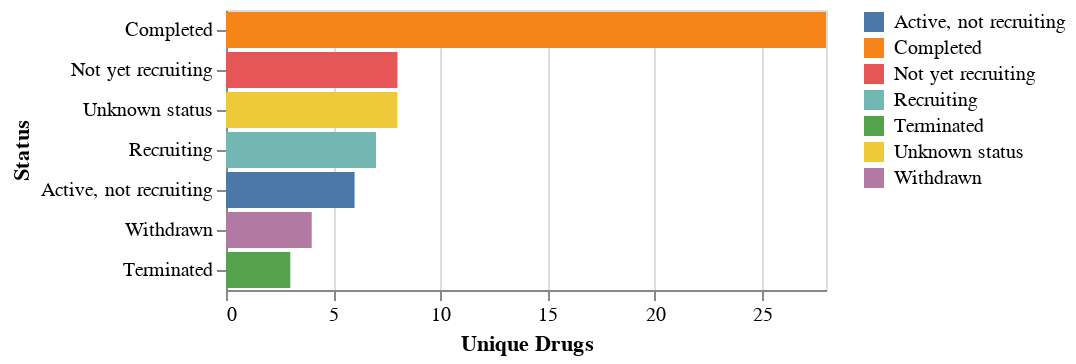

Here is the notebook cell this chart was saved with:
### Markdown cell above
## Remove Unnecesary Titles

Many times, I find titles unnecessary or not-presentation ready. 

For such cases, it's very easy to modify encoding channel titles (e.g. axis titles, legend titles) in Altair.

Use `.title()` after each encoding definition.

### Code cell
import altair as alt

fig = (
    alt.Chart(df).mark_bar().encode(
        x=alt.X("distinct(drugId):Q").title("Unique Drugs"),
        y=alt.Y("status:N").sort("-x").title("Status"),
        color=alt.Color("status:N").title(None),
        tooltip=[
            "distinct(drugId):Q", 
            "status:N"
        ]
    )
)

fig

### Figure 1 — Vega-Lite specification as saved in the notebook (floating-point values rounded to 4 significant figures)
{"config": {"view": {"continuousWidth": 300, "continuousHeight": 300}}, "data": {"name": "data-d8b010d8a623bfd2a3ba7a368b00fc84"}, "mark": {"type": "bar"}, "encoding": {"color": {"field": "status", "title": null, "type": "nominal"}, "tooltip": [{"aggregate": "distinct", "field": "drugId", "type": "quantitative"}, {"field": "status", "type": "nominal"}], "x": {"aggregate": "distinct", "field": "drugId", "title": "Unique Drugs", "type": "quantitative"}, "y": {"field": "status", "sort": "-x", "title": "Status", "type": "nominal"}}, "$schema": "https://vega.github.io/schema/vega-lite/v5.15.1.json", "datasets": {"data-d8b010d8a623bfd2a3ba7a368b00fc84": [{"diseaseId": "EFO_0004194", "diseaseName": "IGA glomerulonephritis", "drugId": "CHEMBL429910", "drugName": "DAPAGLIFLOZIN", "type": "Small molecule", "mechanismOfAction": "Sodium/glucose cotransporter 2 inhibitor", "actionType": "Inhibitor", "symbol": "SLC5A2", "name": "solute carrier family 5 member 2", "phase": 4, "status": "Not yet recruiting", "source": "https://clinicaltrials.gov/ct2/show/NCT04662723"}, {"diseaseId": "EFO_0004194", "diseaseName": "IGA glomerulonephritis", "drugId": "CHEMBL1168", "drugName": "RAMIPRIL", "type": "Small molecule", "mechanismOfAction": "Angiotensin-converting enzyme inhibitor", "actionType": "Inhibitor", "symbol": "ACE", "name": "angiotensin I converting enzyme", "phase": 4, "status": "Not yet recruiting", "source": "https://clinicaltrials.gov/ct2/show/NCT04662723"}, {"diseaseId": "EFO_0004194", "diseaseName": "IGA glomerulonephritis", "drugId": "CHEMBL1535", "drugName": "HYDROXYCHLOROQUINE", "type": "Small molecule", "mechanismOfAction": "Toll-like receptor 7 antagonist", "actionType": "Antagonist", "symbol": "TLR7", "name": "toll like receptor 7", "phase": 4, "status": "Completed", "source": "https://clinicaltrials.gov/ct2/show/NCT02351752"}, {"diseaseId": "EFO_0004194", "diseaseName": "IGA glomerulonephritis", "drugId": "CHEMBL1639", "drugName": "ALISKIREN", "type": "Small molecule", "mechanismOfAction": "Renin inhibitor", "actionType": "Inhibitor", "symbol": "REN", "name": "renin", "phase": 4, "status": "Completed", "source": "https://clinicaltrials.gov/ct2/show/NCT00922311"}, {"diseaseId": "EFO_0004194", "diseaseName": "IGA glomerulonephritis", "drugId": "CHEMBL4594217", "drugName": "CANAGLIFLOZIN", "type": "Small molecule", "mechanismOfAction": "Sodium/glucose cotransporter 2 inhibitor", "actionType": "Inhibitor", "symbol": "SLC5A2", "name": "solute carrier family 5 member 2", "phase": 4, "status": "Not yet recruiting", "source": "https://clinicaltrials.gov/ct2/show/NCT04662723"}, {"diseaseId": "EFO_0004194", "diseaseName": "IGA glomerulonephritis", "drugId": "CHEMBL1535", "drugName": "HYDROXYCHLOROQUINE", "type": "Small molecule", "mechanismOfAction": "Toll-like receptor 9 antagonist", "actionType": "Antagonist", "symbol": "TLR9", "name": "toll like receptor 9", "phase": 4, "status": "Completed", "source": "https://clinicaltrials.gov/ct2/show/NCT02351752"}, {"diseaseId": "EFO_0004194", "diseaseName": "IGA glomerulonephritis", "drugId": "CHEMBL578", "drugName": "ENALAPRIL", "type": "Small molecule", "mechanismOfAction": "Angiotensin-converting enzyme inhibitor", "actionType": "Inhibitor", "symbol": "ACE", "name": "angiotensin I converting enzyme", "phase": 4, "status": "Completed", "source": "https://clinicaltrials.gov/ct2/show/NCT00367562"}, {"diseaseId": "EFO_0004194", "diseaseName": "IGA glomerulonephritis", "drugId": "CHEMBL1456", "drugName": "MYCOPHENOLATE MOFETIL", "type": "Small molecule", "mechanismOfAction": "Inosine-5'-monophosphate dehydrogenase (IMPDH) inhibitor", "actionType": "Inhibitor", "symbol": "IMPDH1", "name": "inosine monophosphate dehydrogenase 1", "phase": 4, "status": "Unknown status", "source": "https://clinicaltrials.gov/ct2/show/NCT02981212"}, {"diseaseId": "EFO_0004194", "diseaseName": "IGA glomerulonephritis", "drugId": "CHEMBL1069", "drugName": "VALSARTAN", "type": "Small molecule", "mechanismOfAction": "Type-1 angiotensin II receptor antagonist", "actionType": "Antagonist", "symbol": "AGTR1", "name": "angiotensin II receptor type 1", "phase": 4, "status": "Unknown status", "source": "https://clinicaltrials.gov/ct2/show/NCT02765594"}, {"diseaseId": "EFO_0004194", "diseaseName": "IGA glomerulonephritis", "drugId": "CHEMBL1690", "drugName": "HYDROXYCHLOROQUINE SULFATE", "type": "Small molecule", "mechanismOfAction": "Toll-like receptor 7 antagonist", "actionType": "Antagonist", "symbol": "TLR7", "name": "toll like receptor 7", "phase": 4, "status": "Completed", "source": "https://clinicaltrials.gov/ct2/show/NCT02351752"}, {"diseaseId": "EFO_0004194", "diseaseName": "IGA glomerulonephritis", "drugId": "CHEMBL1535", "drugName": "HYDROXYCHLOROQUINE", "type": "Small molecule", "mechanismOfAction": "Toll-like receptor 9 antagonist", "actionType": "Antagonist", "symbol": "TLR9", "name": "toll like receptor 9", "phase": 4, "status": "Unknown status", "source": "https://clinicaltrials.gov/ct2/show/NCT02765594"}, {"diseaseId": "EFO_0004194", "diseaseName": "IGA glomerulonephritis", "drugId": "CHEMBL608", "drugName": "PROBUCOL", "type": "Small molecule", "mechanismOfAction": "ATP-binding cassette sub-family A member 1 inhibitor", "actionType": "Inhibitor", "symbol": "ABCA1", "name": "ATP binding cassette subfamily A member 1", "phase": 4, "status": "Completed", "source": "https://clinicaltrials.gov/ct2/show/NCT00426348"}, {"diseaseId": "EFO_0004194", "diseaseName": "IGA glomerulonephritis", "drugId": "CHEMBL191", "drugName": "LOSARTAN", "type": "Small molecule", "mechanismOfAction": "Type-1 angiotensin II receptor antagonist", "actionType": "Antagonist", "symbol": "AGTR1", "name": "angiotensin II receptor type 1", "phase": 4, "status": "Unknown status", "source": "https://clinicaltrials.gov/ct2/show/NCT02231125"}, {"diseaseId": "EFO_0004194", "diseaseName": "IGA glomerulonephritis", "drugId": "CHEMBL635", "drugName": "PREDNISONE", "type": "Small molecule", "mechanismOfAction": "Glucocorticoid receptor agonist", "actionType": "Agonist", "symbol": "NR3C1", "name": "nuclear receptor subfamily 3 group C member 1", "phase": 4, "status": "Unknown status", "source": "https://clinicaltrials.gov/ct2/show/NCT01758120"}, {"diseaseId": "EFO_0004194", "diseaseName": "IGA glomerulonephritis", "drugId": "CHEMBL1690", "drugName": "HYDROXYCHLOROQUINE SULFATE", "type": "Small molecule", "mechanismOfAction": "Toll-like receptor 9 antagonist", "actionType": "Antagonist", "symbol": "TLR9", "name": "toll like receptor 9", "phase": 4, "status": "Unknown status", "source": "https://clinicaltrials.gov/ct2/show/NCT02765594"}, {"diseaseId": "EFO_0004194", "diseaseName": "IGA glomerulonephritis", "drugId": "CHEMBL1690", "drugName": "HYDROXYCHLOROQUINE SULFATE", "type": "Small molecule", "mechanismOfAction": "Toll-like receptor 9 antagonist", "actionType": "Antagonist", "symbol": "TLR9", "name": "toll like receptor 9", "phase": 4, "status": "Completed", "source": "https://clinicaltrials.gov/ct2/show/NCT02351752"}, {"diseaseId": "EFO_0004194", "diseaseName": "IGA glomerulonephritis", "drugId": "CHEMBL1201576", "drugName": "RITUXIMAB", "type": "Antibody", "mechanismOfAction": "B-lymphocyte antigen CD20 binding agent", "actionType": "Binding agent", "symbol": "MS4A1", "name": "membrane spanning 4-domains A1", "phase": 4, "status": "Recruiting", "source": "https://clinicaltrials.gov/ct2/show/NCT04525729"}, {"diseaseId": "EFO_0004194", "diseaseName": "IGA glomerulonephritis", "drugId": "CHEMBL1069", "drugName": "VALSARTAN", "type": "Small molecule", "mechanismOfAction": "Type-1 angiotensin II receptor antagonist", "actionType": "Antagonist", "symbol": "AGTR1", "name": "angiotensin II receptor type 1", "phase": 4, "status": "Completed", "source": "https://clinicaltrials.gov/ct2/show/NCT00367562,https://clinicaltrials.gov/ct2/show/NCT00426348"}, {"diseaseId": "EFO_0004194", "diseaseName": "IGA glomerulonephritis", "drugId": "CHEMBL1456", "drugName": "MYCOPHENOLATE MOFETIL", "type": "Small molecule", "mechanismOfAction": "Inosine-5'-monophosphate dehydrogenase (IMPDH) inhibitor", "actionType": "Inhibitor", "symbol": "IMPDH2", "name": "inosine monophosphate dehydrogenase 2", "phase": 4, "status": "Completed", "source": "https://clinicaltrials.gov/ct2/show/NCT00863252"}, {"diseaseId": "EFO_0004194", "diseaseName": "IGA glomerulonephritis", "drugId": "CHEMBL635", "drugName": "PREDNISONE", "type": "Small molecule", "mechanismOfAction": "Glucocorticoid receptor agonist", "actionType": "Agonist", "symbol": "NR3C1", "name": "nuclear receptor subfamily 3 group C member 1", "phase": 4, "status": "Active, not recruiting", "source": "https://clinicaltrials.gov/ct2/show/NCT03218852"}, {"diseaseId": "EFO_0004194", "diseaseName": "IGA glomerulonephritis", "drugId": "CHEMBL1456", "drugName": "MYCOPHENOLATE MOFETIL", "type": "Small molecule", "mechanismOfAction": "Inosine-5'-monophosphate dehydrogenase (IMPDH) inhibitor", "actionType": "Inhibitor", "symbol": "IMPDH2", "name": "inosine monophosphate dehydrogenase 2", "phase": 4, "status": "Unknown status", "source": "https://clinicaltrials.gov/ct2/show/NCT02981212"}, {"diseaseId": "EFO_0004194", "diseaseName": "IGA glomerulonephritis", "drugId": "CHEMBL1201576", "drugName": "RITUXIMAB", "type": "Antibody", "mechanismOfAction": "B-lymphocyte antigen CD20 binding agent", "actionType": "Binding agent", "symbol": "MS4A1", "name": "membrane spanning 4-domains A1", "phase": 4, "status": "Unknown status", "source": "https://clinicaltrials.gov/ct2/show/NCT02571842"}, {"diseaseId": "EFO_0004194", "diseaseName": "IGA glomerulonephritis", "drugId": "CHEMBL1690", "drugName": "HYDROXYCHLOROQUINE SULFATE", "type": "Small molecule", "mechanismOfAction": "Toll-like receptor 7 antagonist", "actionType": "Antagonist", "symbol": "TLR7", "name": "toll like receptor 7", "phase": 4, "status": "Unknown status", "source": "https://clinicaltrials.gov/ct2/show/NCT02765594"}, {"diseaseId": "EFO_0004194", "diseaseName": "IGA glomerulonephritis", "drugId": "CHEMBL1201081", "drugName": "METHYLPREDNISOLONE SODIUM SUCCINATE", "type": "Small molecule", "mechanismOfAction": "Glucocorticoid receptor agonist", "actionType": "Agonist", "symbol": "NR3C1", "name": "nuclear receptor subfamily 3 group C member 1", "phase": 4, "status": "Completed", "source": "https://clinicaltrials.gov/ct2/show/NCT00755859"}, {"diseaseId": "EFO_0004194", "diseaseName": "IGA glomerulonephritis", "drugId": "CHEMBL1237", "drugName": "LISINOPRIL", "type": "Small molecule", "mechanismOfAction": "Angiotensin-converting enzyme inhibitor", "actionType": "Inhibitor", "symbol": "ACE", "name": "angiotensin I converting enzyme", "phase": 4, "status": "Not yet recruiting", "source": "https://clinicaltrials.gov/ct2/show/NCT04662723"}, {"diseaseId": "EFO_0004194", "diseaseName": "IGA glomerulonephritis", "drugId": "CHEMBL1201265", "drugName": "METHYLPREDNISOLONE HEMISUCCINATE", "type": "Small molecule", "mechanismOfAction": "Glucocorticoid receptor agonist", "actionType": "Agonist", "symbol": "NR3C1", "name": "nuclear receptor subfamily 3 group C member 1", "phase": 4, "status": "Completed", "source": "https://clinicaltrials.gov/ct2/show/NCT00755859"}, {"diseaseId": "EFO_0004194", "diseaseName": "IGA glomerulonephritis", "drugId": "CHEMBL1535", "drugName": "HYDROXYCHLOROQUINE", "type": "Small molecule", "mechanismOfAction": "Toll-like receptor 7 antagonist", "actionType": "Antagonist", "symbol": "TLR7", "name": "toll like receptor 7", "phase": 4, "status": "Unknown status", "source": "https://clinicaltrials.gov/ct2/show/NCT02765594"}, {"diseaseId": "EFO_0004194", "diseaseName": "IGA glomerulonephritis", "drugId": "CHEMBL1201576", "drugName": "RITUXIMAB", "type": "Antibody", "mechanismOfAction": "B-lymphocyte antigen CD20 binding agent", "actionType": "Binding agent", "symbol": "MS4A1", "name": "membrane spanning 4-domains A1", "phase": 4, "status": "Completed", "source": "https://clinicaltrials.gov/ct2/show/NCT00498368"}, {"diseaseId": "EFO_0004194", "diseaseName": "IGA glomerulonephritis", "drugId": "CHEMBL1456", "drugName": "MYCOPHENOLATE MOFETIL", "type": "Small molecule", "mechanismOfAction": "Inosine-5'-monophosphate dehydrogenase (IMPDH) inhibitor", "actionType": "Inhibitor", "symbol": "IMPDH1", "name": "inosine monophosphate dehydrogenase 1", "phase": 4, "status": "Completed", "source": "https://clinicaltrials.gov/ct2/show/NCT00863252"}, {"diseaseId": "EFO_0004194", "diseaseName": "IGA glomerulonephritis", "drugId": "CHEMBL2048484", "drugName": "CANAGLIFLOZIN", "type": "Small molecule", "mechanismOfAction": "Sodium/glucose cotransporter 2 inhibitor", "actionType": "Inhibitor", "symbol": "SLC5A2", "name": "solute carrier family 5 member 2", "phase": 4, "status": "Not yet recruiting", "source": "https://clinicaltrials.gov/ct2/show/NCT04662723"}, {"diseaseId": "EFO_0004194", "diseaseName": "IGA glomerulonephritis", "drugId": "CHEMBL191", "drugName": "LOSARTAN", "type": "Small molecule", "mechanismOfAction": "Type-1 angiotensin II receptor antagonist", "actionType": "Antagonist", "symbol": "AGTR1", "name": "angiotensin II receptor type 1", "phase": 4, "status": "Completed", "source": "https://clinicaltrials.gov/ct2/show/NCT01115426"}, {"diseaseId": "EFO_0004194", "diseaseName": "IGA glomerulonephritis", "drugId": "CHEMBL2107830", "drugName": "EMPAGLIFLOZIN", "type": "Small molecule", "mechanismOfAction": "Sodium/glucose cotransporter 2 inhibitor", "actionType": "Inhibitor", "symbol": "SLC5A2", "name": "solute carrier family 5 member 2", "phase": 4, "status": "Not yet recruiting", "source": "https://clinicaltrials.gov/ct2/show/NCT04662723"}, {"diseaseId": "EFO_0004194", "diseaseName": "IGA glomerulonephritis", "drugId": "CHEMBL191", "drugName": "LOSARTAN", "type": "Small molecule", "mechanismOfAction": "Type-1 angiotensin II receptor antagonist", "actionType": "Antagonist", "symbol": "AGTR1", "name": "angiotensin II receptor type 1", "phase": 4, "status": "Not yet recruiting", "source": "https://clinicaltrials.gov/ct2/show/NCT04662723"}, {"diseaseId": "EFO_0004194", "diseaseName": "IGA glomerulonephritis", "drugId": "CHEMBL1168", "drugName": "RAMIPRIL", "type": "Small molecule", "mechanismOfAction": "Angiotensin-converting enzyme inhibitor", "actionType": "Inhibitor", "symbol": "ACE", "name": "angiotensin I converting enzyme", "phase": 4, "status": "Completed", "source": "https://clinicaltrials.gov/ct2/show/NCT01115426"}, {"diseaseId": "EFO_0004194", "diseaseName": "IGA glomerulonephritis", "drugId": "CHEMBL846", "drugName": "CALCITRIOL", "type": "Small molecule", "mechanismOfAction": "Vitamin D receptor agonist", "actionType": "Agonist", "symbol": "VDR", "name": "vitamin D receptor", "phase": 4, "status": "Completed", "source": "https://clinicaltrials.gov/ct2/show/NCT00319761"}, {"diseaseId": "EFO_0004194", "diseaseName": "IGA glomerulonephritis", "drugId": "CHEMBL1542", "drugName": "AZATHIOPRINE", "type": "Small molecule", "mechanismOfAction": "Amidophosphoribosyltransferase inhibitor", "actionType": "Inhibitor", "symbol": "PPAT", "name": "phosphoribosyl pyrophosphate amidotransferase", "phase": 4, "status": "Completed", "source": "https://clinicaltrials.gov/ct2/show/NCT00755859"}, {"diseaseId": "EFO_0004194", "diseaseName": "IGA glomerulonephritis", "drugId": "CHEMBL1639", "drugName": "ALISKIREN", "type": "Small molecule", "mechanismOfAction": "Renin inhibitor", "actionType": "Inhibitor", "symbol": "REN", "name": "renin", "phase": 3, "status": "Completed", "source": "https://clinicaltrials.gov/ct2/show/NCT00870493"}, {"diseaseId": "EFO_0004194", "diseaseName": "IGA glomerulonephritis", "drugId": "CHEMBL1456", "drugName": "MYCOPHENOLATE MOFETIL", "type": "Small molecule", "mechanismOfAction": "Inosine-5'-monophosphate dehydrogenase (IMPDH) inhibitor", "actionType": "Inhibitor", "symbol": "IMPDH2", "name": "inosine monophosphate dehydrogenase 2", "phase": 3, "status": "Terminated", "source": "https://clinicaltrials.gov/ct2/show/NCT00318474"}, {"diseaseId": "EFO_0004194", "diseaseName": "IGA glomerulonephritis", "drugId": "CHEMBL191", "drugName": "LOSARTAN", "type": "Small molecule", "mechanismOfAction": "Type-1 angiotensin II receptor antagonist", "actionType": "Antagonist", "symbol": "AGTR1", "name": "angiotensin II receptor type 1", "phase": 3, "status": "Not yet recruiting", "source": "https://clinicaltrials.gov/ct2/show/NCT03357653"}, {"diseaseId": "EFO_0004194", "diseaseName": "IGA glomerulonephritis", "drugId": "CHEMBL9194", "drugName": "ATRASENTAN", "type": "Small molecule", "mechanismOfAction": "Endothelin receptor ET-A antagonist", "actionType": "Antagonist", "symbol": "EDNRA", "name": "endothelin receptor type A", "phase": 3, "status": "Recruiting", "source": "https://clinicaltrials.gov/ct2/show/NCT04573478"}, {"diseaseId": "EFO_0004194", "diseaseName": "IGA glomerulonephritis", "drugId": "CHEMBL4298195", "drugName": "NARSOPLIMAB", "type": "Antibody", "mechanismOfAction": "Mannan-binding lectin serine protease 2 inhibitor", "actionType": "Inhibitor", "symbol": "MASP2", "name": "MBL associated serine protease 2", "phase": 3, "status": "Recruiting", "source": "https://clinicaltrials.gov/ct2/show/NCT03608033"}, {"diseaseId": "EFO_0004194", "diseaseName": "IGA glomerulonephritis", "drugId": "CHEMBL1456", "drugName": "MYCOPHENOLATE MOFETIL", "type": "Small molecule", "mechanismOfAction": "Inosine-5'-monophosphate dehydrogenase (IMPDH) inhibitor", "actionType": "Inhibitor", "symbol": "IMPDH1", "name": "inosine monophosphate dehydrogenase 1", "phase": 3, "status": "Unknown status", "source": "https://clinicaltrials.gov/ct2/show/NCT02187900"}, {"diseaseId": "EFO_0004194", "diseaseName": "IGA glomerulonephritis", "drugId": "CHEMBL4594448", "drugName": "IPTACOPAN", "type": "Small molecule", "mechanismOfAction": "Complement factor B inhibitor", "actionType": "Inhibitor", "symbol": "CFB", "name": "complement factor B", "phase": 3, "status": "Recruiting", "source": "https://clinicaltrials.gov/ct2/show/NCT04578834,https://clinicaltrials.gov/ct2/show/NCT04557462"}, {"diseaseId": "EFO_0004194", "diseaseName": "IGA glomerulonephritis", "drugId": "CHEMBL131", "drugName": "PREDNISOLONE", "type": "Small molecule", "mechanismOfAction": "Glucocorticoid receptor agonist", "actionType": "Agonist", "symbol": "NR3C1", "name": "nuclear receptor subfamily 3 group C member 1", "phase": 3, "status": "Completed", "source": "https://clinicaltrials.gov/ct2/show/NCT00554502"}, {"diseaseId": "EFO_0004194", "diseaseName": "IGA glomerulonephritis", "drugId": "CHEMBL1201081", "drugName": "METHYLPREDNISOLONE SODIUM SUCCINATE", "type": "Small molecule", "mechanismOfAction": "Glucocorticoid receptor agonist", "actionType": "Agonist", "symbol": "NR3C1", "name": "nuclear receptor subfamily 3 group C member 1", "phase": 3, "status": "Completed", "source": "https://clinicaltrials.gov/ct2/show/NCT00657059"}, {"diseaseId": "EFO_0004194", "diseaseName": "IGA glomerulonephritis", "drugId": "CHEMBL635", "drugName": "PREDNISONE", "type": "Small molecule", "mechanismOfAction": "Glucocorticoid receptor agonist", "actionType": "Agonist", "symbol": "NR3C1", "name": "nuclear receptor subfamily 3 group C member 1", "phase": 3, "status": "Completed", "source": "https://clinicaltrials.gov/ct2/show/NCT00657059,https://clinicaltrials.gov/ct2/show/NCT01392833"}, {"diseaseId": "EFO_0004194", "diseaseName": "IGA glomerulonephritis", "drugId": "CHEMBL1456", "drugName": "MYCOPHENOLATE MOFETIL", "type": "Small molecule", "mechanismOfAction": "Inosine-5'-monophosphate dehydrogenase (IMPDH) inhibitor", "actionType": "Inhibitor", "symbol": "IMPDH2", "name": "inosine monophosphate dehydrogenase 2", "phase": 3, "status": "Completed", "source": "https://clinicaltrials.gov/ct2/show/NCT00657059"}, {"diseaseId": "EFO_0004194", "diseaseName": "IGA glomerulonephritis", "drugId": "CHEMBL131", "drugName": "PREDNISOLONE", "type": "Small molecule", "mechanismOfAction": "Glucocorticoid receptor agonist", "actionType": "Agonist", "symbol": "NR3C1", "name": "nuclear receptor subfamily 3 group C member 1", "phase": 3, "status": "Not yet recruiting", "source": "https://clinicaltrials.gov/ct2/show/NCT05510323"}, {"diseaseId": "EFO_0004194", "diseaseName": "IGA glomerulonephritis", "drugId": "CHEMBL2107877", "drugName": "BLISIBIMOD", "type": "Protein", "mechanismOfAction": "Tumor necrosis factor ligand superfamily member 13B inhibitor", "actionType": "Inhibitor", "symbol": "TNFSF13B", "name": "TNF superfamily member 13b", "phase": 3, "status": "Withdrawn", "source": "https://clinicaltrials.gov/ct2/show/NCT02052219"}, {"diseaseId": "EFO_0004194", "diseaseName": "IGA glomerulonephritis", "drugId": "CHEMBL1513", "drugName": "IRBESARTAN", "type": "Small molecule", "mechanismOfAction": "Type-1 angiotensin II receptor antagonist", "actionType": "Antagonist", "symbol": "AGTR1", "name": "angiotensin II receptor type 1", "phase": 3, "status": "Completed", "source": "https://clinicaltrials.gov/ct2/show/NCT00657059"}, {"diseaseId": "EFO_0004194", "diseaseName": "IGA glomerulonephritis", "drugId": "CHEMBL1456", "drugName": "MYCOPHENOLATE MOFETIL", "type": "Small molecule", "mechanismOfAction": "Inosine-5'-monophosphate dehydrogenase (IMPDH) inhibitor", "actionType": "Inhibitor", "symbol": "IMPDH1", "name": "inosine monophosphate dehydrogenase 1", "phase": 3, "status": "Completed", "source": "https://clinicaltrials.gov/ct2/show/NCT00657059"}, {"diseaseId": "EFO_0004194", "diseaseName": "IGA glomerulonephritis", "drugId": "CHEMBL650", "drugName": "METHYLPREDNISOLONE", "type": "Small molecule", "mechanismOfAction": "Glucocorticoid receptor agonist", "actionType": "Agonist", "symbol": "NR3C1", "name": "nuclear receptor subfamily 3 group C member 1", "phase": 3, "status": "Completed", "source": "https://clinicaltrials.gov/ct2/show/NCT01392833,https://clinicaltrials.gov/ct2/show/NCT00657059,https://clinicaltrials.gov/ct2/show/NCT00554502"}, {"diseaseId": "EFO_0004194", "diseaseName": "IGA glomerulonephritis", "drugId": "CHEMBL1513", "drugName": "IRBESARTAN", "type": "Small molecule", "mechanismOfAction": "Type-1 angiotensin II receptor antagonist", "actionType": "Antagonist", "symbol": "AGTR1", "name": "angiotensin II receptor type 1", "phase": 3, "status": "Active, not recruiting", "source": "https://clinicaltrials.gov/ct2/show/NCT03762850"}, {"diseaseId": "EFO_0004194", "diseaseName": "IGA glomerulonephritis", "drugId": "CHEMBL1201265", "drugName": "METHYLPREDNISOLONE HEMISUCCINATE", "type": "Small molecule", "mechanismOfAction": "Glucocorticoid receptor agonist", "actionType": "Agonist", "symbol": "NR3C1", "name": "nuclear receptor subfamily 3 group C member 1", "phase": 3, "status": "Completed", "source": "https://clinicaltrials.gov/ct2/show/NCT00657059"}, {"diseaseId": "EFO_0004194", "diseaseName": "IGA glomerulonephritis", "drugId": "CHEMBL539423", "drugName": "SPARSENTAN", "type": "Small molecule", "mechanismOfAction": "Endothelin receptor ET-A antagonist", "actionType": "Antagonist", "symbol": "EDNRA", "name": "endothelin receptor type A", "phase": 3, "status": "Active, not recruiting", "source": "https://clinicaltrials.gov/ct2/show/NCT03762850"}, {"diseaseId": "EFO_0004194", "diseaseName": "IGA glomerulonephritis", "drugId": "CHEMBL1542", "drugName": "AZATHIOPRINE", "type": "Small molecule", "mechanismOfAction": "Amidophosphoribosyltransferase inhibitor", "actionType": "Inhibitor", "symbol": "PPAT", "name": "phosphoribosyl pyrophosphate amidotransferase", "phase": 3, "status": "Completed", "source": "https://clinicaltrials.gov/ct2/show/NCT00554502,https://clinicaltrials.gov/ct2/show/NCT01392833"}, {"diseaseId": "EFO_0004194", "diseaseName": "IGA glomerulonephritis", "drugId": "CHEMBL191", "drugName": "LOSARTAN", "type": "Small molecule", "mechanismOfAction": "Type-1 angiotensin II receptor antagonist", "actionType": "Antagonist", "symbol": "AGTR1", "name": "angiotensin II receptor type 1", "phase": 3, "status": "Completed", "source": "https://clinicaltrials.gov/ct2/show/NCT02232776"}, {"diseaseId": "EFO_0004194", "diseaseName": "IGA glomerulonephritis", "drugId": "CHEMBL539423", "drugName": "SPARSENTAN", "type": "Small molecule", "mechanismOfAction": "Type-1 angiotensin II receptor antagonist", "actionType": "Antagonist", "symbol": "AGTR1", "name": "angiotensin II receptor type 1", "phase": 3, "status": "Active, not recruiting", "source": "https://clinicaltrials.gov/ct2/show/NCT03762850"}, {"diseaseId": "EFO_0004194", "diseaseName": "IGA glomerulonephritis", "drugId": "CHEMBL1456", "drugName": "MYCOPHENOLATE MOFETIL", "type": "Small molecule", "mechanismOfAction": "Inosine-5'-monophosphate dehydrogenase (IMPDH) inhibitor", "actionType": "Inhibitor", "symbol": "IMPDH1", "name": "inosine monophosphate dehydrogenase 1", "phase": 3, "status": "Terminated", "source": "https://clinicaltrials.gov/ct2/show/NCT00318474"}, {"diseaseId": "EFO_0004194", "diseaseName": "IGA glomerulonephritis", "drugId": "CHEMBL1200622", "drugName": "PARICALCITOL", "type": "Small molecule", "mechanismOfAction": "Vitamin D receptor agonist", "actionType": "Agonist", "symbol": "VDR", "name": "vitamin D receptor", "phase": 3, "status": "Withdrawn", "source": "https://clinicaltrials.gov/ct2/show/NCT00599963"}, {"diseaseId": "EFO_0004194", "diseaseName": "IGA glomerulonephritis", "drugId": "CHEMBL1456", "drugName": "MYCOPHENOLATE MOFETIL", "type": "Small molecule", "mechanismOfAction": "Inosine-5'-monophosphate dehydrogenase (IMPDH) inhibitor", "actionType": "Inhibitor", "symbol": "IMPDH2", "name": "inosine monophosphate dehydrogenase 2", "phase": 3, "status": "Unknown status", "source": "https://clinicaltrials.gov/ct2/show/NCT02187900"}, {"diseaseId": "EFO_0004194", "diseaseName": "IGA glomerulonephritis", "drugId": "CHEMBL650", "drugName": "METHYLPREDNISOLONE", "type": "Small molecule", "mechanismOfAction": "Glucocorticoid receptor agonist", "actionType": "Agonist", "symbol": "NR3C1", "name": "nuclear receptor subfamily 3 group C member 1", "phase": 3, "status": "Recruiting", "source": "https://clinicaltrials.gov/ct2/show/NCT04833374"}, {"diseaseId": "EFO_0004194", "diseaseName": "IGA glomerulonephritis", "drugId": "CHEMBL2107877", "drugName": "BLISIBIMOD", "type": "Protein", "mechanismOfAction": "Tumor necrosis factor ligand superfamily member 13B inhibitor", "actionType": "Inhibitor", "symbol": "TNFSF13B", "name": "TNF superfamily member 13b", "phase": 2, "status": "Completed", "source": "https://clinicaltrials.gov/ct2/show/NCT02062684"}, {"diseaseId": "EFO_0004194", "diseaseName": "IGA glomerulonephritis", "drugId": "CHEMBL1742986", "drugName": "ATACICEPT", "type": "Protein", "mechanismOfAction": "Tumor necrosis factor ligand superfamily member 13B inhibitor", "actionType": "Inhibitor", "symbol": "TNFSF13B", "name": "TNF superfamily member 13b", "phase": 2, "status": "Active, not recruiting", "source": "https://clinicaltrials.gov/ct2/show/NCT04716231"}, {"diseaseId": "EFO_0004194", "diseaseName": "IGA glomerulonephritis", "drugId": "CHEMBL1742986", "drugName": "ATACICEPT", "type": "Protein", "mechanismOfAction": "Tumor necrosis factor ligand superfamily member 13B inhibitor", "actionType": "Inhibitor", "symbol": "TNFSF13B", "name": "TNF superfamily member 13b", "phase": 2, "status": "Terminated", "source": "https://clinicaltrials.gov/ct2/show/NCT02808429"}, {"diseaseId": "EFO_0004194", "diseaseName": "IGA glomerulonephritis", "drugId": "CHEMBL4594448", "drugName": "IPTACOPAN", "type": "Small molecule", "mechanismOfAction": "Complement factor B inhibitor", "actionType": "Inhibitor", "symbol": "CFB", "name": "complement factor B", "phase": 2, "status": "Completed", "source": "https://clinicaltrials.gov/ct2/show/NCT03373461"}, {"diseaseId": "EFO_0004194", "diseaseName": "IGA glomerulonephritis", "drugId": "CHEMBL635", "drugName": "PREDNISONE", "type": "Small molecule", "mechanismOfAction": "Glucocorticoid receptor agonist", "actionType": "Agonist", "symbol": "NR3C1", "name": "nuclear receptor subfamily 3 group C member 1", "phase": 2, "status": "Completed", "source": "https://clinicaltrials.gov/ct2/show/NCT00004448"}, {"diseaseId": "EFO_0004194", "diseaseName": "IGA glomerulonephritis", "drugId": "CHEMBL1742986", "drugName": "ATACICEPT", "type": "Protein", "mechanismOfAction": "Tumor necrosis factor ligand superfamily member 13 inhibitor", "actionType": "Inhibitor", "symbol": "TNFSF13", "name": "TNF superfamily member 13", "phase": 2, "status": "Terminated", "source": "https://clinicaltrials.gov/ct2/show/NCT02808429"}, {"diseaseId": "EFO_0004194", "diseaseName": "IGA glomerulonephritis", "drugId": "CHEMBL393220", "drugName": "ATORVASTATIN CALCIUM", "type": "Small molecule", "mechanismOfAction": "HMG-CoA reductase inhibitor", "actionType": "Inhibitor", "symbol": "HMGCR", "name": "3-hydroxy-3-methylglutaryl-CoA reductase", "phase": 2, "status": "Completed", "source": "https://clinicaltrials.gov/ct2/show/NCT00396721"}, {"diseaseId": "EFO_0004194", "diseaseName": "IGA glomerulonephritis", "drugId": "CHEMBL131", "drugName": "PREDNISOLONE", "type": "Small molecule", "mechanismOfAction": "Glucocorticoid receptor agonist", "actionType": "Agonist", "symbol": "NR3C1", "name": "nuclear receptor subfamily 3 group C member 1", "phase": 2, "status": "Unknown status", "source": "https://clinicaltrials.gov/ct2/show/NCT02662283"}, {"diseaseId": "EFO_0004194", "diseaseName": "IGA glomerulonephritis", "drugId": "CHEMBL4594462", "drugName": "BATIRAXCEPT", "type": "Protein", "mechanismOfAction": "Growth arrest-specific protein 6 inhibitor", "actionType": "Inhibitor", "symbol": "GAS6", "name": "growth arrest specific 6", "phase": 2, "status": "Terminated", "source": "https://clinicaltrials.gov/ct2/show/NCT04042623"}, {"diseaseId": "EFO_0004194", "diseaseName": "IGA glomerulonephritis", "drugId": "CHEMBL413", "drugName": "SIROLIMUS", "type": "Small molecule", "mechanismOfAction": "FK506-binding protein 1A inhibitor", "actionType": "Inhibitor", "symbol": "FKBP1A", "name": "FKBP prolyl isomerase 1A", "phase": 2, "status": "Completed", "source": "https://clinicaltrials.gov/ct2/show/NCT00396721"}, {"diseaseId": "EFO_0004194", "diseaseName": "IGA glomerulonephritis", "drugId": "CHEMBL2103830", "drugName": "FOSTAMATINIB", "type": "Small molecule", "mechanismOfAction": "Tyrosine-protein kinase SYK inhibitor", "actionType": "Inhibitor", "symbol": "SYK", "name": "spleen associated tyrosine kinase", "phase": 2, "status": "Withdrawn", "source": "https://clinicaltrials.gov/ct2/show/NCT02433236"}, {"diseaseId": "EFO_0004194", "diseaseName": "IGA glomerulonephritis", "drugId": "CHEMBL269732", "drugName": "TACROLIMUS", "type": "Small molecule", "mechanismOfAction": "FK506-binding protein 1A inhibitor", "actionType": "Inhibitor", "symbol": "FKBP1A", "name": "FKBP prolyl isomerase 1A", "phase": 2, "status": "Completed", "source": "https://clinicaltrials.gov/ct2/show/NCT01224028"}, {"diseaseId": "EFO_0004194", "diseaseName": "IGA glomerulonephritis", "drugId": "CHEMBL4594460", "drugName": "AT-1501", "type": "Unknown", "mechanismOfAction": "CD40 ligand inhibitor", "actionType": "Inhibitor", "symbol": "CD40LG", "name": "CD40 ligand", "phase": 2, "status": "Recruiting", "source": "https://clinicaltrials.gov/ct2/show/NCT05125068"}, {"diseaseId": "EFO_0004194", "diseaseName": "IGA glomerulonephritis", "drugId": "CHEMBL1742986", "drugName": "ATACICEPT", "type": "Protein", "mechanismOfAction": "Tumor necrosis factor ligand superfamily member 13 inhibitor", "actionType": "Inhibitor", "symbol": "TNFSF13", "name": "TNF superfamily member 13", "phase": 2, "status": "Active, not recruiting", "source": "https://clinicaltrials.gov/ct2/show/NCT04716231"}, {"diseaseId": "EFO_0004194", "diseaseName": "IGA glomerulonephritis", "drugId": "CHEMBL4594614", "drugName": "SIBEPRENLIMAB", "type": "Antibody", "mechanismOfAction": "Tumor necrosis factor ligand superfamily member 13 inhibitor", "actionType": "Inhibitor", "symbol": "TNFSF13", "name": "TNF superfamily member 13", "phase": 2, "status": "Active, not recruiting", "source": "https://clinicaltrials.gov/ct2/show/NCT04287985"}, {"diseaseId": "EFO_0004194", "diseaseName": "IGA glomerulonephritis", "drugId": "CHEMBL4594579", "drugName": "FELZARTAMAB", "type": "Antibody", "mechanismOfAction": "Lymphocyte differentiation antigen CD38 inhibitor", "actionType": "Inhibitor", "symbol": "CD38", "name": "CD38 molecule", "phase": 2, "status": "Recruiting", "source": "https://clinicaltrials.gov/ct2/show/NCT05065970"}, {"diseaseId": "EFO_0004194", "diseaseName": "IGA glomerulonephritis", "drugId": "CHEMBL1487", "drugName": "ATORVASTATIN", "type": "Small molecule", "mechanismOfAction": "HMG-CoA reductase inhibitor", "actionType": "Inhibitor", "symbol": "HMGCR", "name": "3-hydroxy-3-methylglutaryl-CoA reductase", "phase": 2, "status": "Completed", "source": "https://clinicaltrials.gov/ct2/show/NCT00396721"}, {"diseaseId": "EFO_0004194", "diseaseName": "IGA glomerulonephritis", "drugId": "CHEMBL3989871", "drugName": "AVACOPAN", "type": "Small molecule", "mechanismOfAction": "C5a anaphylatoxin chemotactic receptor antagonist", "actionType": "Antagonist", "symbol": "C5AR1", "name": "complement C5a receptor 1", "phase": 2, "status": "Completed", "source": "https://clinicaltrials.gov/ct2/show/NCT02384317"}, {"diseaseId": "EFO_0004194", "diseaseName": "IGA glomerulonephritis", "drugId": "CHEMBL1370", "drugName": "BUDESONIDE", "type": "Small molecule", "mechanismOfAction": "Glucocorticoid receptor agonist", "actionType": "Agonist", "symbol": "NR3C1", "name": "nuclear receptor subfamily 3 group C member 1", "phase": 2, "status": "Completed", "source": "https://clinicaltrials.gov/ct2/show/NCT00767221"}, {"diseaseId": "EFO_0004194", "diseaseName": "IGA glomerulonephritis", "drugId": "CHEMBL2103830", "drugName": "FOSTAMATINIB", "type": "Small molecule", "mechanismOfAction": "Tyrosine-protein kinase SYK inhibitor", "actionType": "Inhibitor", "symbol": "SYK", "name": "spleen associated tyrosine kinase", "phase": 2, "status": "Completed", "source": "https://clinicaltrials.gov/ct2/show/NCT02112838"}, {"diseaseId": "EFO_0004194", "diseaseName": "IGA glomerulonephritis", "drugId": "CHEMBL578", "drugName": "ENALAPRIL", "type": "Small molecule", "mechanismOfAction": "Angiotensin-converting enzyme inhibitor", "actionType": "Inhibitor", "symbol": "ACE", "name": "angiotensin I converting enzyme", "phase": 2, "status": "Completed", "source": "https://clinicaltrials.gov/ct2/show/NCT00396721"}, {"diseaseId": "EFO_0004194", "diseaseName": "IGA glomerulonephritis", "drugId": "CHEMBL3989516", "drugName": "FOSTAMATINIB DISODIUM", "type": "Small molecule", "mechanismOfAction": "Tyrosine-protein kinase SYK inhibitor", "actionType": "Inhibitor", "symbol": "SYK", "name": "spleen associated tyrosine kinase", "phase": 2, "status": "Withdrawn", "source": "https://clinicaltrials.gov/ct2/show/NCT02433236"}, {"diseaseId": "EFO_0004194", "diseaseName": "IGA glomerulonephritis", "drugId": "CHEMBL4297722", "drugName": "CEMDISIRAN", "type": "Oligonucleotide", "mechanismOfAction": "Complement C5 mRNA RNAi inhibitor", "actionType": "Rnai inhibitor", "symbol": "C5", "name": "complement C5", "phase": 2, "status": "Active, not recruiting", "source": "https://clinicaltrials.gov/ct2/show/NCT03841448"}, {"diseaseId": "EFO_0004194", "diseaseName": "IGA glomerulonephritis", "drugId": "CHEMBL4594614", "drugName": "SIBEPRENLIMAB", "type": "Antibody", "mechanismOfAction": "Tumor necrosis factor ligand superfamily member 13 inhibitor", "actionType": "Inhibitor", "symbol": "TNFSF13", "name": "TNF superfamily member 13", "phase": 1, "status": "Completed", "source": "https://clinicaltrials.gov/ct2/show/NCT03719443"}]}}
